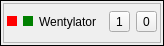
<?xml version="1.0" encoding="UTF-8"?>
<ui version="4.0">
 <class>StanWyjscia</class>
 <widget class="QFrame" name="StanWyjscia">
  <property name="geometry">
   <rect>
    <x>0</x>
    <y>0</y>
    <width>164</width>
    <height>46</height>
   </rect>
  </property>
  <property name="frameShape">
   <enum>QFrame::Box</enum>
  </property>
  <layout class="QVBoxLayout" name="verticalLayout">
   <property name="spacing">
    <number>0</number>
   </property>
   <property name="leftMargin">
    <number>2</number>
   </property>
   <property name="topMargin">
    <number>2</number>
   </property>
   <property name="rightMargin">
    <number>2</number>
   </property>
   <property name="bottomMargin">
    <number>2</number>
   </property>
   <item>
    <widget class="QFrame" name="frame">
     <property name="frameShape">
      <enum>QFrame::StyledPanel</enum>
     </property>
     <property name="frameShadow">
      <enum>QFrame::Raised</enum>
     </property>
     <layout class="QHBoxLayout" name="horizontalLayout">
      <property name="leftMargin">
       <number>3</number>
      </property>
      <property name="topMargin">
       <number>6</number>
      </property>
      <property name="rightMargin">
       <number>3</number>
      </property>
      <item>
       <widget class="QLabel" name="pic_on">
        <property name="sizePolicy">
         <sizepolicy hsizetype="Fixed" vsizetype="Fixed">
          <horstretch>0</horstretch>
          <verstretch>0</verstretch>
         </sizepolicy>
        </property>
        <property name="minimumSize">
         <size>
          <width>10</width>
          <height>10</height>
         </size>
        </property>
        <property name="maximumSize">
         <size>
          <width>10</width>
          <height>10</height>
         </size>
        </property>
        <property name="autoFillBackground">
         <bool>false</bool>
        </property>
        <property name="styleSheet">
         <string notr="true">QLabel { background-color : red; color : blue; }</string>
        </property>
        <property name="text">
         <string/>
        </property>
       </widget>
      </item>
      <item>
       <widget class="QLabel" name="pic_off">
        <property name="sizePolicy">
         <sizepolicy hsizetype="Fixed" vsizetype="Fixed">
          <horstretch>0</horstretch>
          <verstretch>0</verstretch>
         </sizepolicy>
        </property>
        <property name="minimumSize">
         <size>
          <width>10</width>
          <height>10</height>
         </size>
        </property>
        <property name="maximumSize">
         <size>
          <width>10</width>
          <height>10</height>
         </size>
        </property>
        <property name="styleSheet">
         <string notr="true">QLabel { background-color : green; color : black; }</string>
        </property>
        <property name="text">
         <string/>
        </property>
       </widget>
      </item>
      <item>
       <widget class="QLabel" name="label">
        <property name="text">
         <string>Wentylator</string>
        </property>
       </widget>
      </item>
      <item>
       <spacer name="horizontalSpacer">
        <property name="orientation">
         <enum>Qt::Horizontal</enum>
        </property>
        <property name="sizeHint" stdset="0">
         <size>
          <width>40</width>
          <height>20</height>
         </size>
        </property>
       </spacer>
      </item>
      <item>
       <widget class="QToolButton" name="tb_on">
        <property name="text">
         <string>1</string>
        </property>
       </widget>
      </item>
      <item>
       <widget class="QToolButton" name="tb_off">
        <property name="text">
         <string>0</string>
        </property>
       </widget>
      </item>
     </layout>
    </widget>
   </item>
  </layout>
 </widget>
 <resources/>
 <connections/>
</ui>
